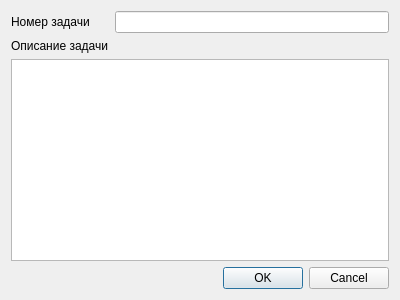
<?xml version="1.0" encoding="UTF-8"?>
<ui version="4.0">
 <class>EditTaskDialog</class>
 <widget class="QDialog" name="EditTaskDialog">
  <property name="geometry">
   <rect>
    <x>0</x>
    <y>0</y>
    <width>400</width>
    <height>300</height>
   </rect>
  </property>
  <property name="windowTitle">
   <string>Редактирование задачи</string>
  </property>
  <layout class="QGridLayout" name="gridLayout_2">
   <item row="0" column="0">
    <layout class="QGridLayout" name="gridLayout">
     <item row="1" column="0">
      <widget class="QLabel" name="editLabel">
       <property name="text">
        <string>Описание задачи</string>
       </property>
      </widget>
     </item>
     <item row="0" column="0">
      <widget class="QLabel" name="taskIndexLabel">
       <property name="text">
        <string>Номер задачи</string>
       </property>
      </widget>
     </item>
     <item row="0" column="1">
      <widget class="QLineEdit" name="taskIndexLineEdit"/>
     </item>
     <item row="2" column="0" colspan="2">
      <widget class="QTextEdit" name="editTextEdit"/>
     </item>
    </layout>
   </item>
   <item row="1" column="0">
    <widget class="QDialogButtonBox" name="editButtonBox">
     <property name="orientation">
      <enum>Qt::Horizontal</enum>
     </property>
     <property name="standardButtons">
      <set>QDialogButtonBox::Cancel|QDialogButtonBox::Ok</set>
     </property>
    </widget>
   </item>
  </layout>
 </widget>
 <resources/>
 <connections>
  <connection>
   <sender>editButtonBox</sender>
   <signal>accepted()</signal>
   <receiver>EditTaskDialog</receiver>
   <slot>accept()</slot>
   <hints>
    <hint type="sourcelabel">
     <x>248</x>
     <y>254</y>
    </hint>
    <hint type="destinationlabel">
     <x>157</x>
     <y>274</y>
    </hint>
   </hints>
  </connection>
  <connection>
   <sender>editButtonBox</sender>
   <signal>rejected()</signal>
   <receiver>EditTaskDialog</receiver>
   <slot>reject()</slot>
   <hints>
    <hint type="sourcelabel">
     <x>316</x>
     <y>260</y>
    </hint>
    <hint type="destinationlabel">
     <x>286</x>
     <y>274</y>
    </hint>
   </hints>
  </connection>
 </connections>
</ui>
